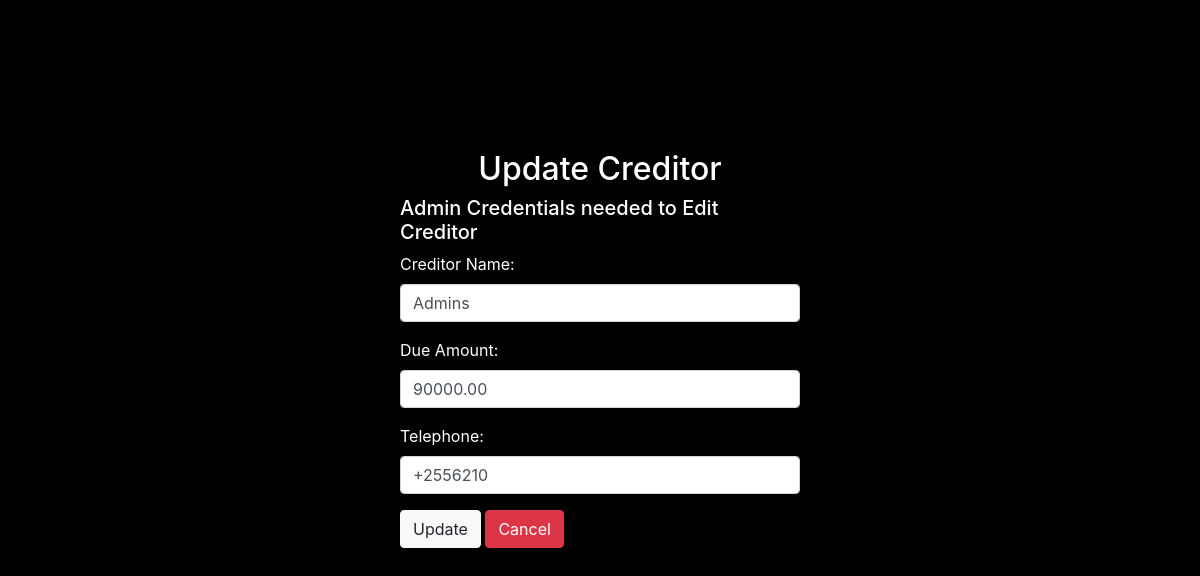
Page /adminSide/creditorCrud/updateCreditor.php?id=1 on the committed database.
### tables this page shows
CREATE TABLE `creditors` (
  `ID` int(11) NOT NULL,
  `Name` varchar(100) NOT NULL,
  `Due_Amount` decimal(10,2) NOT NULL,
  `Date` datetime NOT NULL DEFAULT current_timestamp(),
  `Telephone` varchar(15) DEFAULT NULL
);

### adminSide/creditorCrud/updateCreditor.php (the view, shortened to what this page needs)
<?php
require_once "../config.php";
$id = $name = $due_amount = $telephone = "";
if (isset($_GET['id']) && !empty($_GET['id'])) {
    $sql = "SELECT * FROM creditors WHERE ID = ?";
    if ($stmt = mysqli_prepare($link, $sql)) {
        mysqli_stmt_bind_param($stmt, "i", $param_id);
        if (mysqli_stmt_execute($stmt)) {
            $result = mysqli_stmt_get_result($stmt);
            if (mysqli_num_rows($result) == 1) {
                $row = mysqli_fetch_assoc($result);
                $name = $row['Name'];
                $due_amount = $row['Due_Amount'];
                $telephone = $row['Telephone'];
            } else {
                echo "Creditor not found.";
                exit();
            }
        } else {
            echo "Error retrieving creditor details.";
            exit();
        }
    }
}
?>
<!DOCTYPE html>
<html lang="en">
<head>
    <link rel="stylesheet" href="https://stackpath.bootstrapcdn.com/bootstrap/4.5.2/css/bootstrap.min.css">
</head>
<body>
    <div class="login-container">
        <div class="login_wrapper">
            <div class="wrapper">
                <h2 style="text-align: center;">Update Creditor</h2>
                <h5>Admin Credentials needed to Edit Creditor</h5>
                <form action="" method="post">
                    <div class="form-group">
                        <label for="name" class="form-label">Creditor Name:</label>
                        <input type="text" name="name" id="name" class="form-control" placeholder="Enter creditor's name" value="<?php echo htmlspecialchars($name); ?>" required>
                    </div>
                    <div class="form-group">
                        <label for="due_amount" class="form-label">Due Amount:</label>
                        <input type="number" min="0.0" step="0.0" name="due_amount" id="due_amount" class="form-control" placeholder="Enter due amount" value="<?php echo htmlspecialchars($due_amount); ?>" required>
                    </div>
                    <div class="form-group">
                        <label for="telephone" class="form-label">Telephone:</label>
                        <input type="text" name="telephone" id="telephone" class="form-control" placeholder="Enter telephone number" value="<?php echo htmlspecialchars($telephone); ?>" required>
                    </div>
                    <div class="form-group">
                        <button class="btn btn-light" type="submit" name="submit" value="submit">Update</button>
                        <a class="btn btn-danger" href="../panel/creditors-panel.php">Cancel</a>
                    </div>
                </form>
            </div>
        </div>
    </div>
</body>
</html>

### adminSide/creditorCrud/updateCreditor.php (style rules this page uses)
body { display: flex; justify-content: center; align-items: center; background-color: black; color: white; }
.login-container { padding: 50px; border-radius: 10px; margin: 100px auto; max-width: 500px; }

### rows in the picture
creditors: name "Admins", due_amount "90000.00", telephone "+2556210"
